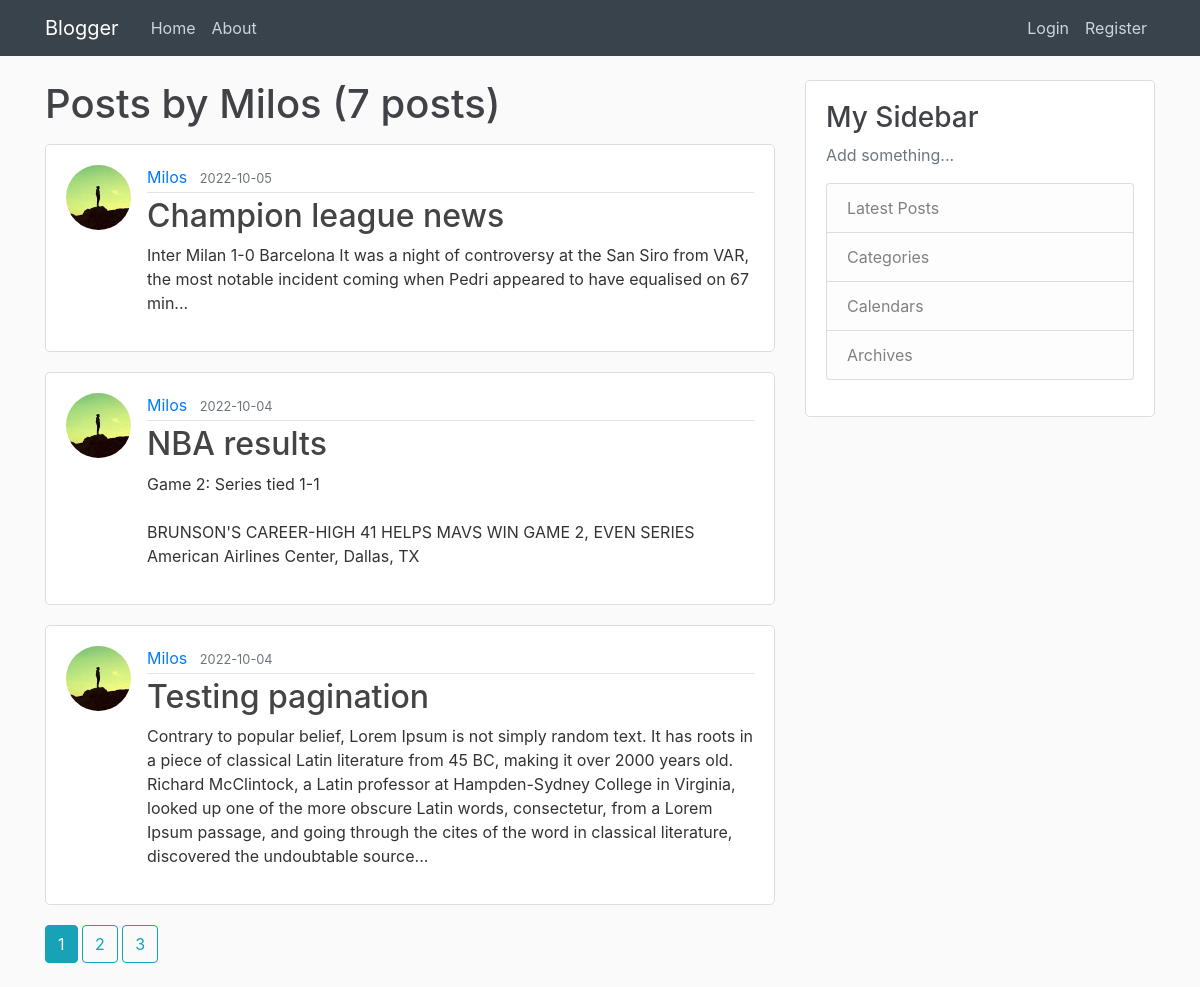
Page /user/Milos on the earlier database version.
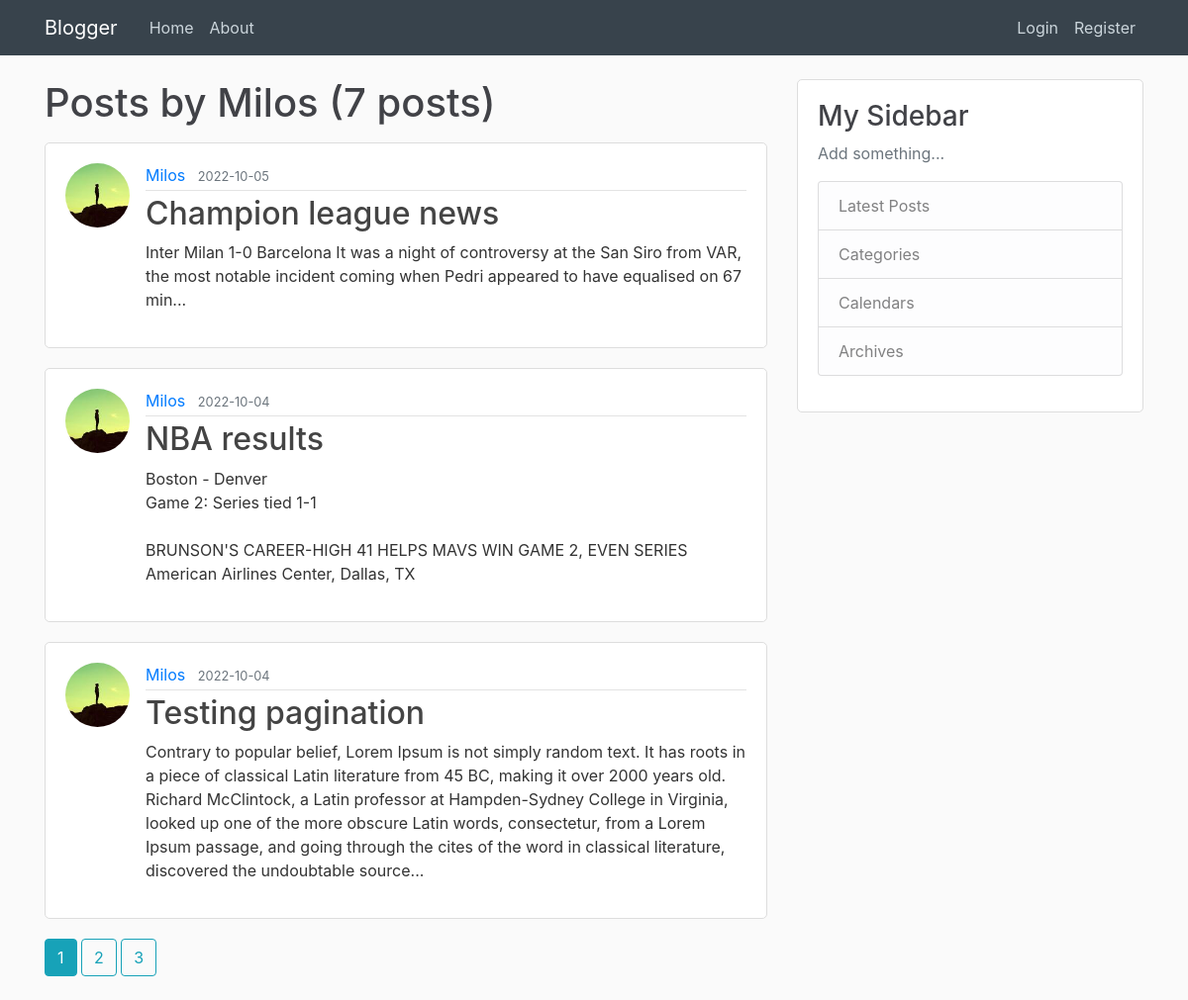
Same page on the later database version.
### blogger/models.py (models this page shows, shortened)
class Post(db.Model):
    id = db.Column(db.Integer, primary_key=True)
    title = db.Column(db.String(100), nullable=False)
    date_posted = db.Column(db.DateTime, nullable=False, default=datetime.utcnow)
    content = db.Column(db.Text, nullable=False)
    user_id = db.Column(db.Integer, db.ForeignKey('user.id'), nullable=False)

class User(db.Model, UserMixin):
    id = db.Column(db.Integer, primary_key=True)
    username = db.Column(db.String(20), unique=True, nullable=False)
    email = db.Column(db.String(120), unique=True, nullable=False)
    image_file = db.Column(db.String(20), nullable=False, default='default.jpg')
    password = db.Column(db.String(60), nullable=False)
    posts = db.relationship('Post', backref='author', lazy=True)

### blogger/users/routes.py (the view)
@bp.route("/user/<string:username>")
def user_posts(username):
    page = request.args.get('page', 1, type=int)
    user = User.query.filter_by(username=username).first_or_404()
    posts = Post.query.filter_by(author=user).order_by(Post.date_posted.desc()).paginate(page=page, per_page=3)
    return render_template('user_posts.html', posts=posts, user=user)

### blogger/templates/user_posts.html
{% extends 'layout.html' %}
{% block content %}
    <h1 class="mb-3">Posts by {{ user.username }} ({{ posts.total }} posts)</h1>
    {% for post in posts.items %}
        <article class="media content-section">
            <img class="rounded-circle article-img" src="{{ url_for('static', filename='profile_pics/' + post.author.image_file) }}">
            <div class="media-body">
                <div class="article-metadata">
                    <a class="mr-2" href="{{ url_for('users.user_posts', username=post.author.username) }}">{{ post.author.username }}</a>
                    <small class="text-muted">{{ post.date_posted.strftime('%Y-%m-%d') }}</small>
                </div>
                <h2><a class="article-title" href="{{ url_for('posts.post', post_id=post.id) }}">{{ post.title }}</a></h2>
                <p class="article-content">{{ post.content }}</p>
            </div>
        </article>
    {% endfor %}
    {% for page_num in posts.iter_pages(left_edge=1, right_edge=1, left_current=1, right_current=2) %}
        {% if page_num %}
            {% if posts.page == page_num %}
                <a class="btn btn-info mb-4" href="{{ url_for('users.user_posts', username=user.username, page=page_num) }}">{{ page_num }}</a>
            {% else %}
                <a class="btn btn-outline-info mb-4" href="{{ url_for('users.user_posts', username=user.username, page=page_num) }}">{{ page_num }}</a>
            {% endif %}
        {% else %}
            ...
        {% endif %}
    {% endfor %}
{% endblock %}

Differences in the rows shown:
changed through a linked row, Post "Champion league news": image_file: a different picture
changed Post "NBA results": image_file: a different picture; content "Game 2: Series tied 1-1 BRUNSON'S CAREER-HIGH 41 HELPS MAVS WIN GAME 2, EVEN SERIES American Airlines Center, Dallas, TX" → "Boston - Denver Game 2: Series tied 1-1 BRUNSON'S CAREER-HIGH 41 HELPS MAVS WIN GAME 2, EVEN SERIES American Airlines Center, Dallas, TX"
changed through a linked row, Post "Testing pagination": image_file: a different picture
